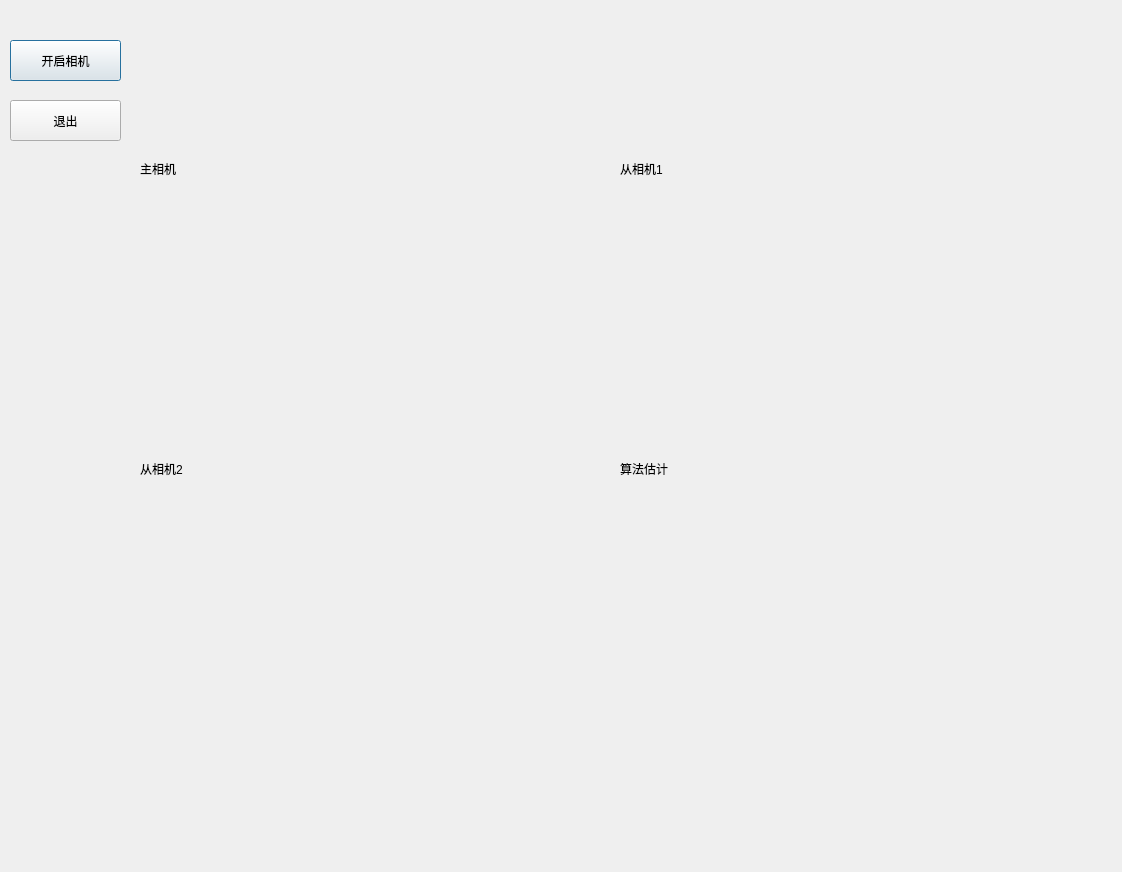
<?xml version="1.0" encoding="UTF-8"?>
<ui version="4.0">
 <class>Dialog</class>
 <widget class="QDialog" name="Dialog">
  <property name="geometry">
   <rect>
    <x>0</x>
    <y>0</y>
    <width>1122</width>
    <height>872</height>
   </rect>
  </property>
  <property name="windowTitle">
   <string>人体姿态估计</string>
  </property>
  <widget class="QPushButton" name="camera">
   <property name="geometry">
    <rect>
     <x>10</x>
     <y>40</y>
     <width>111</width>
     <height>41</height>
    </rect>
   </property>
   <property name="text">
    <string>开启相机</string>
   </property>
  </widget>
  <widget class="QPushButton" name="exit">
   <property name="geometry">
    <rect>
     <x>10</x>
     <y>100</y>
     <width>111</width>
     <height>41</height>
    </rect>
   </property>
   <property name="text">
    <string>退出</string>
   </property>
  </widget>
  <widget class="QLabel" name="master">
   <property name="geometry">
    <rect>
     <x>140</x>
     <y>40</y>
     <width>451</width>
     <height>257</height>
    </rect>
   </property>
   <property name="text">
    <string>主相机</string>
   </property>
  </widget>
  <widget class="QLabel" name="sub1">
   <property name="geometry">
    <rect>
     <x>620</x>
     <y>40</y>
     <width>451</width>
     <height>257</height>
    </rect>
   </property>
   <property name="text">
    <string>从相机1</string>
   </property>
  </widget>
  <widget class="QLabel" name="sub2">
   <property name="geometry">
    <rect>
     <x>140</x>
     <y>340</y>
     <width>451</width>
     <height>257</height>
    </rect>
   </property>
   <property name="text">
    <string>从相机2</string>
   </property>
  </widget>
  <widget class="QLabel" name="BP">
   <property name="geometry">
    <rect>
     <x>620</x>
     <y>340</y>
     <width>451</width>
     <height>257</height>
    </rect>
   </property>
   <property name="text">
    <string>算法估计</string>
   </property>
  </widget>
 </widget>
 <resources/>
 <connections>
  <connection>
   <sender>camera</sender>
   <signal>clicked()</signal>
   <receiver>Dialog</receiver>
   <slot>open()</slot>
   <hints>
    <hint type="sourcelabel">
     <x>125</x>
     <y>90</y>
    </hint>
    <hint type="destinationlabel">
     <x>560</x>
     <y>435</y>
    </hint>
   </hints>
  </connection>
  <connection>
   <sender>exit</sender>
   <signal>clicked()</signal>
   <receiver>Dialog</receiver>
   <slot>close()</slot>
   <hints>
    <hint type="sourcelabel">
     <x>125</x>
     <y>150</y>
    </hint>
    <hint type="destinationlabel">
     <x>560</x>
     <y>435</y>
    </hint>
   </hints>
  </connection>
 </connections>
</ui>
